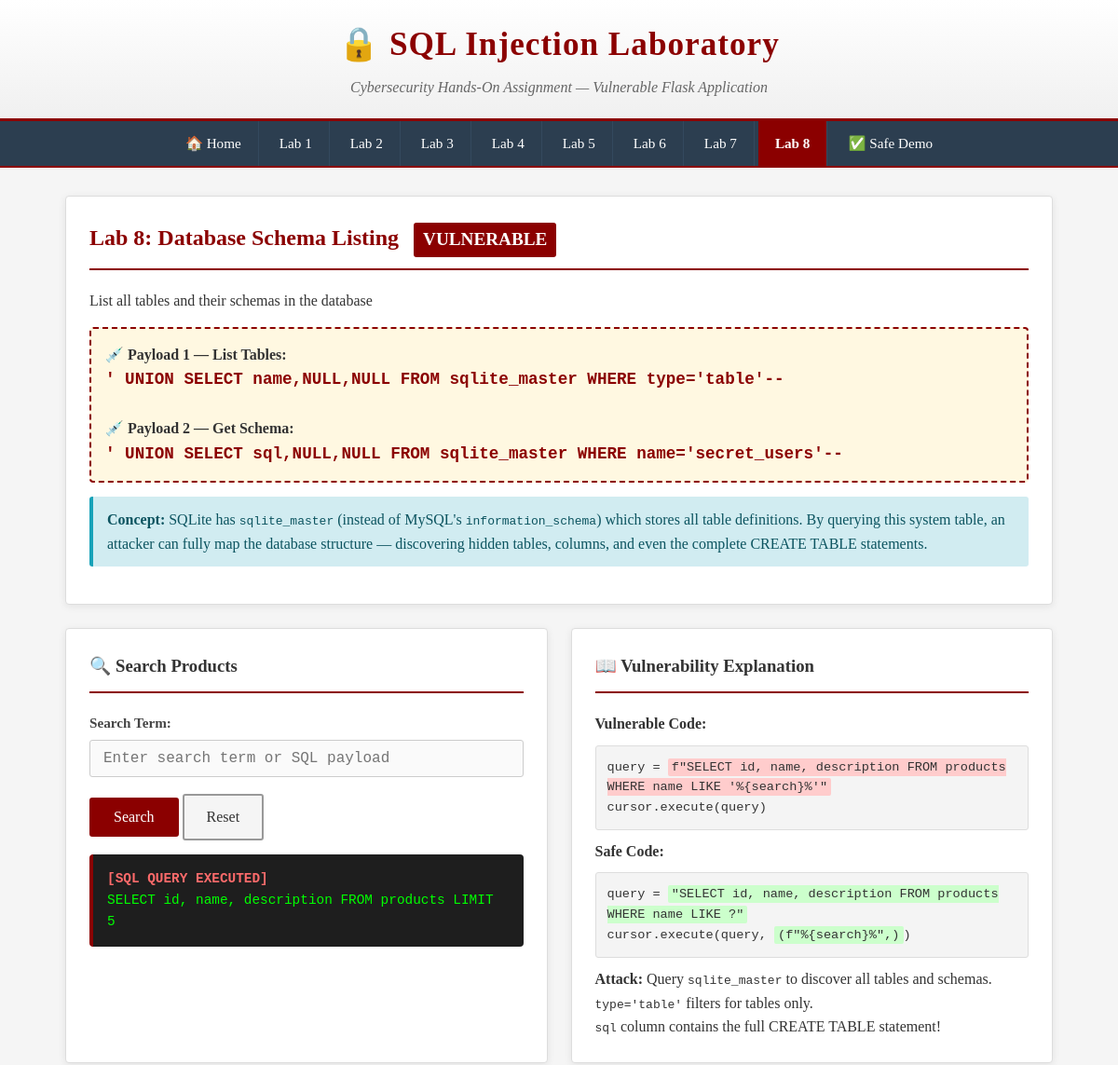
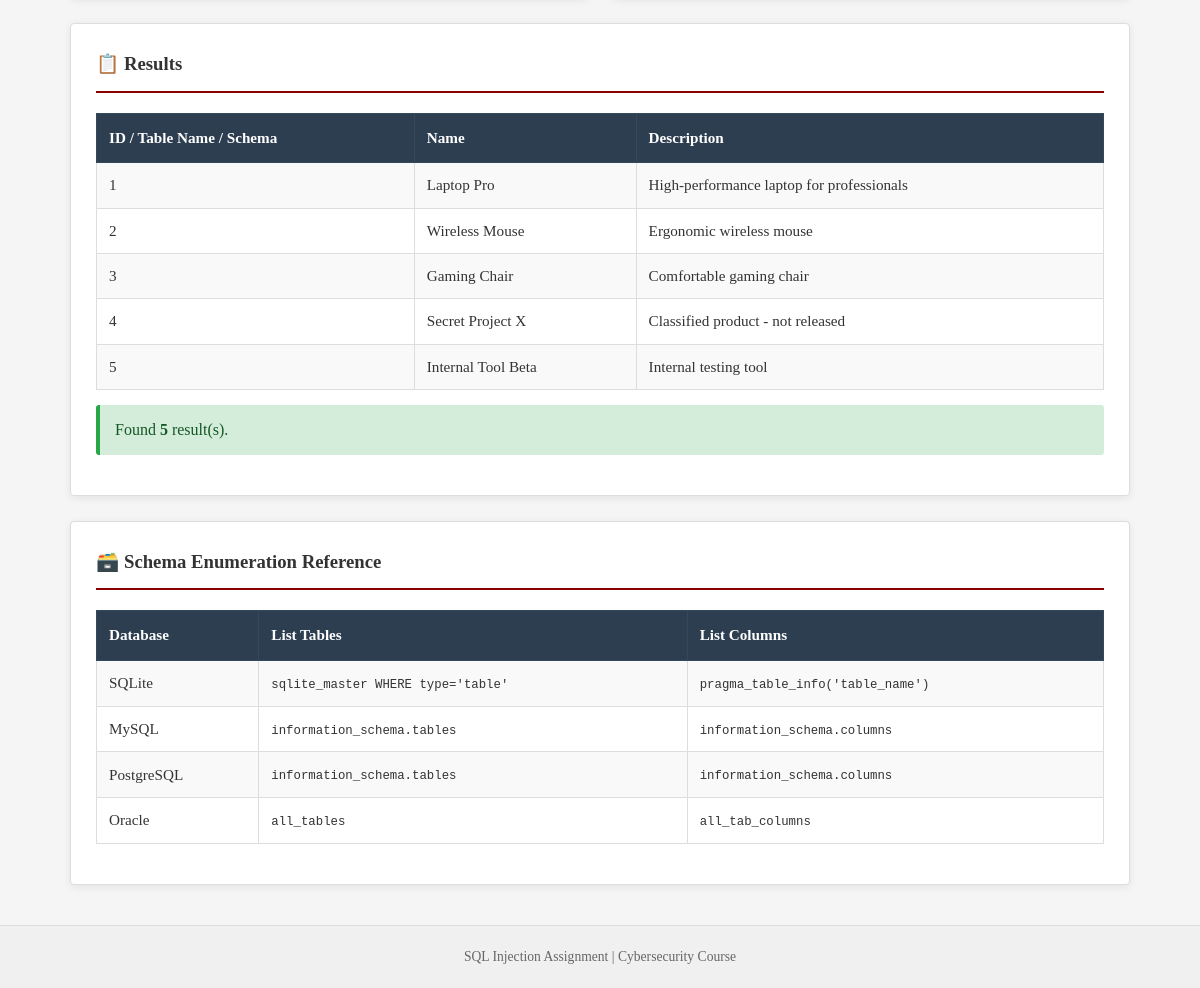
Screenshot of /lab8 with the database file from the repository (2 pictures, top to bottom).
### tables this page shows
CREATE TABLE products (
            id INTEGER PRIMARY KEY,
            name TEXT,
            description TEXT,
            category TEXT,
            released INTEGER DEFAULT 1,
            price INTEGER
        );

### app.py (the view)
@app.route('/lab8', methods=['GET', 'POST'])
def lab8():
    products = []
    query_executed = ""
    error_msg = None
    search = request.form.get('search', '') if request.method == 'POST' else ''
    conn = get_db_connection()
    cursor = conn.cursor()
    if request.method == 'POST':
        query = f"SELECT id, name, description FROM products WHERE name LIKE '%{search}%'"
        query_executed = query
        try:
            cursor.execute(query)
            products = cursor.fetchall()
        except Exception as e:
            error_msg = str(e)
            flash(f'SQL Error: {str(e)}', 'danger')
    else:
        query = "SELECT id, name, description FROM products LIMIT 5"
        query_executed = query
        cursor.execute(query)
        products = cursor.fetchall()
    conn.close()
    return render_template('lab8_schema.html',
                         products=products,
                         query=query_executed,
                         search=search,
                         error=error_msg,
                         lab_num=8,
                         lab_title="Database Schema Listing",
                         payload="' UNION SELECT name,NULL,NULL FROM sqlite_master WHERE type='table'--",
                         description="List all tables and their schemas in the database")

### app.py (called while the page is built)
@app.before_request
def setup():
    if not hasattr(app, 'db_initialized'):
        init_db()
        app.db_initialized = True

### database.py (called while the page is built)
def get_db_connection():
    conn = sqlite3.connect(DB_PATH)
    conn.row_factory = sqlite3.Row
    return conn

### templates/lab8_schema.html (shortened to what this page needs)
{% extends "base.html" %}
{% block content %}
<div class="card">
    <div class="card-header">
        <h2>Lab {{ lab_num }}: {{ lab_title }} <span class="badge">VULNERABLE</span></h2>
    </div>
    <p>{{ description }}</p>
    <div class="payload-box">
        <strong>💉 Payload 1 — List Tables:</strong><br>
        <span class="payload">' UNION SELECT name,NULL,NULL FROM sqlite_master WHERE type='table'--</span><br><br>
        <strong>💉 Payload 2 — Get Schema:</strong><br>
        <span class="payload">' UNION SELECT sql,NULL,NULL FROM sqlite_master WHERE name='secret_users'--</span>
    </div>
    <div class="alert alert-info">
        <strong>Concept:</strong> SQLite has <code>sqlite_master</code> (instead of MySQL's <code>information_schema</code>)
        which stores all table definitions. By querying this system table, an attacker can fully map the database structure
        — discovering hidden tables, columns, and even the complete CREATE TABLE statements.
    </div>
</div>
<div class="two-col">
    <div class="card">
        <div class="card-header">
            <h3>🔍 Search Products</h3>
        </div>
        <form method="POST">
            <div class="form-group">
                <label for="search">Search Term:</label>
                <input type="text" id="search" name="search" class="form-control"
                       value="{{ search }}" placeholder="Enter search term or SQL payload">
            </div>
            <button type="submit" class="btn btn-primary">Search</button>
            <a href="{{ url_for('lab8') }}" class="btn btn-secondary">Reset</a>
        </form>
        {% if query %}
        <div class="query-box">
            <span class="label">[SQL QUERY EXECUTED]</span><br>
            {{ query }}
        </div>
        {% endif %}
    </div>
    <div class="card">
        <div class="card-header">
            <h3>📖 Vulnerability Explanation</h3>
        </div>
        <p><strong>Vulnerable Code:</strong></p>
        <div class="code-snippet">
query = <span class="vuln-highlight">f"SELECT id, name, description FROM products WHERE name LIKE '%{search}%'"</span><br>
cursor.execute(query)
        </div>
        <p><strong>Safe Code:</strong></p>
        <div class="code-snippet">
query = <span class="safe-highlight">"SELECT id, name, description FROM products WHERE name LIKE ?"</span><br>
cursor.execute(query, <span class="safe-highlight">(f"%{search}%",)</span>)
        </div>
        <p style="margin-top: 10px;">
            <strong>Attack:</strong> Query <code>sqlite_master</code> to discover all tables and schemas.<br>
            <code>type='table'</code> filters for tables only.<br>
            <code>sql</code> column contains the full CREATE TABLE statement!
        </p>
    </div>
</div>
<div class="card">
    <div class="card-header">
        <h3>📋 Results</h3>
    </div>
    {% if products %}
    <table class="data-table">
        <tr>
            <th>ID / Table Name / Schema</th>
            <th>Name</th>
            <th>Description</th>
        </tr>
        {% for product in products %}
        <tr>
            <td>
                {% if product.id and product.id|string|length > 30 %}
                    <span style="color: #8B0000; font-weight: bold; font-size: 0.85em;">{{ product.id }}</span>
                {% else %}
                    {{ product.id }}
                {% endif %}
            </td>
            <td>{{ product.name }}</td>
            <td>{{ product.description }}</td>
        </tr>
        {% endfor %}
    </table>
    <div class="alert alert-success">
        Found <strong>{{ products|length }}</strong> result(s).
    </div>
    {% else %}
    <p>No results. Try searching or use the schema enumeration payloads.</p>
    {% endif %}
</div>
<div class="card">
    <div class="card-header">
        <h3>🗃️ Schema Enumeration Reference</h3>
    </div>
    <table class="data-table">
        <tr>
            <th>Database</th>
            <th>List Tables</th>
            <th>List Columns</th>
        </tr>
        <tr>
            <td>SQLite</td>
            <td><code>sqlite_master WHERE type='table'</code></td>
            <td><code>pragma_table_info('table_name')</code></td>
        </tr>
        <tr>
            <td>MySQL</td>
            <td><code>information_schema.tables</code></td>
            <td><code>information_schema.columns</code></td>
        </tr>
        <tr>
            <td>PostgreSQL</td>
            <td><code>information_schema.tables</code></td>
            <td><code>information_schema.columns</code></td>
        </tr>
        <tr>
            <td>Oracle</td>
            <td><code>all_tables</code></td>
            <td><code>all_tab_columns</code></td>
        </tr>
    </table>
</div>
{% endblock %}

### templates/base.html (style rules this page uses)
* { margin: 0; padding: 0; box-sizing: border-box; }
body { font-family: 'Georgia', 'Times New Roman', serif; background-color: #f5f5f5; color: #333; line-height: 1.6; }
.card { background: #ffffff; border: 1px solid #ddd; border-radius: 4px; padding: 25px; margin-bottom: 25px; box-shadow: 0 2px 8px rgba(0,0,0,0.08); }
.card-header { border-bottom: 2px solid #8B0000; padding-bottom: 12px; margin-bottom: 20px; }
.card-header h2 { color: #8B0000; font-size: 1.5em; }
.card-header .badge { display: inline-block; background: #8B0000; color: white; padding: 3px 10px; border-radius: 3px; font-size: 0.8em; margin-left: 10px; vertical-align: middle; }
.form-group { margin-bottom: 18px; }
.form-group label { display: block; font-weight: bold; color: #444; margin-bottom: 6px; font-size: 0.95em; }
.form-control { width: 100%; padding: 10px 14px; border: 1px solid #ccc; border-radius: 3px; font-size: 1em; font-family: 'Courier New', monospace; background: #fafafa; transition: border-color 0.3s; }
.btn { display: inline-block; padding: 10px 24px; font-size: 1em; font-family: Georgia, serif; border: 2px solid #8B0000; border-radius: 3px; cursor: pointer; transition: all 0.3s; text-decoration: none; }
.btn-primary { background: #8B0000; color: white; }
.btn-secondary { background: #f5f5f5; color: #333; border-color: #999; }
.query-box { background: #1e1e1e; color: #00ff00; padding: 15px; border-radius: 4px; font-family: 'Courier New', monospace; font-size: 0.9em; overflow-x: auto; margin: 15px 0; border-left: 4px solid #8B0000; }
.query-box .label { color: #ff6b6b; font-weight: bold; }
.data-table { width: 100%; border-collapse: collapse; margin: 15px 0; font-size: 0.95em; }
.data-table th { background: #2c3e50; color: white; padding: 12px; text-align: left; font-weight: bold; border: 1px solid #34495e; }
.data-table td { padding: 10px 12px; border: 1px solid #ddd; background: #fff; }
.data-table tr:nth-child(even) td { background: #f9f9f9; }
.alert { padding: 12px 15px; border-radius: 3px; margin-bottom: 15px; border-left: 4px solid; }
.alert-success { background: #d4edda; border-color: #28a745; color: #155724; }
.alert-info { background: #d1ecf1; border-color: #17a2b8; color: #0c5460; }
.payload-box { background: #fff8e1; border: 2px dashed #8B0000; padding: 15px; border-radius: 4px; margin: 15px 0; }
.payload-box .payload { font-family: 'Courier New', monospace; font-size: 1.1em; color: #8B0000; font-weight: bold; }
.two-col { display: grid; grid-template-columns: 1fr 1fr; gap: 25px; }
.code-snippet { background: #f4f4f4; border: 1px solid #ddd; padding: 12px; border-radius: 3px; font-family: 'Courier New', monospace; font-size: 0.85em; overflow-x: auto; margin: 10px 0; }
.vuln-highlight { background: #ffcccc; padding: 2px 4px; border-radius: 2px; }
.safe-highlight { background: #ccffcc; padding: 2px 4px; border-radius: 2px; }

### rows the page displays
products: id "1", name "Laptop Pro", description "High-performance laptop for professionals"
products: id "2", name "Wireless Mouse", description "Ergonomic wireless mouse"
products: id "3", name "Gaming Chair", description "Comfortable gaming chair"
products: id "4", name "Secret Project X", description "Classified product - not released"
products: id "5", name "Internal Tool Beta", description "Internal testing tool"

### other values shown
{{ lab_num }} "8"
{{ lab_title }} "Database Schema Listing"
{{ description }} "List all tables and their schemas in the database"
{{ query }} "SELECT id, name, description FROM products LIMIT 5"
{{ products|length }} "5"
